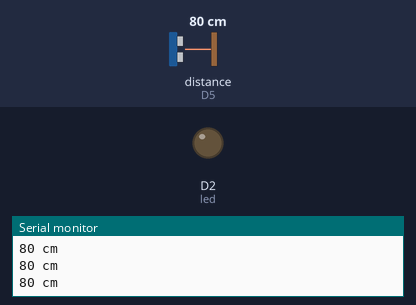
Recording of a sketch running on a simulated ESP8266 (NodeMCU). On the bench: output pins drawn as LEDs (lit = HIGH), the last lines printed to the serial monitor. Wiring (inferred from the names in the program): ultrasonic range finder: trigger D4; echo D5. The inputs (shaded band) are chosen by the test bench; at power-on: distance to the obstacle (sensor on D5) 80 cm. The echo pulse lasts 58.3 µs per cm; pins used as bus, display or sensor lines are not drawn.

Above: at 1.2 s.
1.3 s: distance to the obstacle (sensor on D5) set to 7 cm
2.8 s: distance to the obstacle (sensor on D5) set to 4 cm
At 3.4 s:
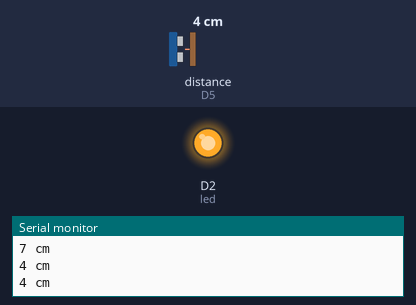
4.5 s: distance to the obstacle (sensor on D5) set to 9 cm
At 5.7 s:
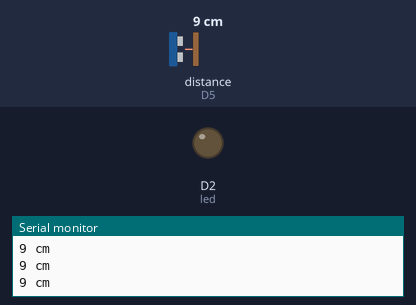
6.0 s: distance to the obstacle (sensor on D5) set to 2 cm
At 7.2 s:
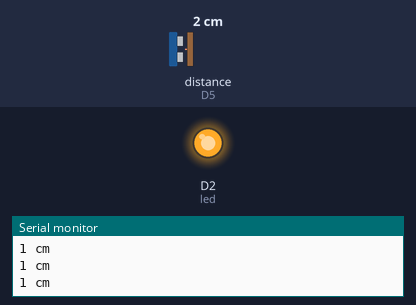
Timing chart, 0 to 8.5 s (numbered marks = the images above; inputs shaded):
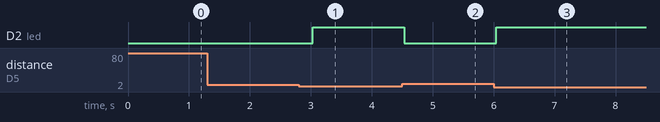

The sketch:

ultrasonic-led.ino
```cpp
const int trig = D4; //กำหนดขา trig
const int echo = D5; //กำหนดขา echo
const int led = D2; //กำหนดขา led
long duration, distance; //กำหรดตัวแปรเก็บค่าระยะ

void setup() {
  Serial.begin(9600);
  pinMode(echo, INPUT); //สั่งให้ขา echo ใช้งานเป็น input
  pinMode(trig, OUTPUT); //สั่งให้ขา trig ใช้งานเป็น output
  pinMode(led, OUTPUT);
}
void loop() {
 digitalWrite(trig, LOW);
 delayMicroseconds(5);
 digitalWrite(trig, HIGH);
 delayMicroseconds(5);
 digitalWrite(trig, LOW); //ใช้งานขา trig

 duration = pulseIn(echo, HIGH); //อ่านค่าของ echo
 distance = (duration/2) / 29.1; //คำนวณเป็น centimeters
 Serial.print(distance);
 Serial.print(" cm\n");
 if(distance <= 5){ //เงื่อนไข ถ้าระยะน้อยกว่า 5cm ให้ led ติด
  digitalWrite(led, HIGH);
 }
 else{
  digitalWrite(led, LOW);
 }
 delay(300);
}
```

Measured:
- the behaviour switches between 6 and 5 cm on distance to the obstacle (sensor on D5) (found by bisection; images 0 and 1)
- after the input at 2.8 s, D2 (led): LOW → HIGH after 0.23 s
- after the input at 4.5 s, D2 (led): HIGH → LOW at once
- after the input at 6.0 s, D2 (led): LOW → HIGH at once
